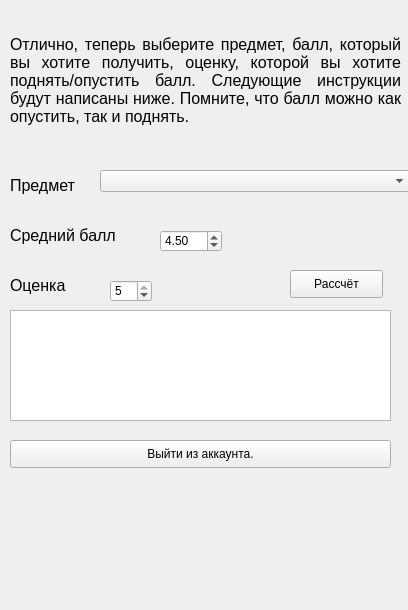
<?xml version="1.0" encoding="UTF-8"?>
<ui version="4.0">
 <class>MainWindow</class>
 <widget class="QMainWindow" name="MainWindow">
  <property name="geometry">
   <rect>
    <x>0</x>
    <y>0</y>
    <width>408</width>
    <height>610</height>
   </rect>
  </property>
  <property name="windowTitle">
   <string>MainWindow</string>
  </property>
  <widget class="QWidget" name="centralwidget">
   <widget class="QDoubleSpinBox" name="doubleSpinBox">
    <property name="geometry">
     <rect>
      <x>160</x>
      <y>230</y>
      <width>62</width>
      <height>22</height>
     </rect>
    </property>
    <property name="minimum">
     <double>1.000000000000000</double>
    </property>
    <property name="maximum">
     <double>5.000000000000000</double>
    </property>
    <property name="singleStep">
     <double>0.100000000000000</double>
    </property>
    <property name="value">
     <double>4.500000000000000</double>
    </property>
   </widget>
   <widget class="QSpinBox" name="spinBox">
    <property name="geometry">
     <rect>
      <x>110</x>
      <y>280</y>
      <width>42</width>
      <height>22</height>
     </rect>
    </property>
    <property name="minimum">
     <number>1</number>
    </property>
    <property name="maximum">
     <number>5</number>
    </property>
    <property name="value">
     <number>5</number>
    </property>
   </widget>
   <widget class="QLabel" name="label">
    <property name="geometry">
     <rect>
      <x>10</x>
      <y>0</y>
      <width>391</width>
      <height>161</height>
     </rect>
    </property>
    <property name="text">
     <string>&lt;html&gt;&lt;head/&gt;&lt;body&gt;&lt;p align=&quot;justify&quot;&gt;&lt;span style=&quot; font-size:12pt;&quot;&gt;Отлично, теперь выберите предмет, балл, который вы хотите получить, оценку, которой вы хотите поднять/опустить балл. Следующие инструкции будут написаны ниже. Помните, что балл можно как опустить, так и поднять. &lt;/span&gt;&lt;/p&gt;&lt;/body&gt;&lt;/html&gt;</string>
    </property>
    <property name="wordWrap">
     <bool>true</bool>
    </property>
   </widget>
   <widget class="QComboBox" name="comboBox">
    <property name="geometry">
     <rect>
      <x>100</x>
      <y>170</y>
      <width>311</width>
      <height>22</height>
     </rect>
    </property>
   </widget>
   <widget class="QLabel" name="label_2">
    <property name="geometry">
     <rect>
      <x>10</x>
      <y>170</y>
      <width>81</width>
      <height>31</height>
     </rect>
    </property>
    <property name="text">
     <string>&lt;html&gt;&lt;head/&gt;&lt;body&gt;&lt;p&gt;&lt;span style=&quot; font-size:12pt;&quot;&gt;Предмет&lt;/span&gt;&lt;/p&gt;&lt;/body&gt;&lt;/html&gt;</string>
    </property>
   </widget>
   <widget class="QLabel" name="label_3">
    <property name="geometry">
     <rect>
      <x>10</x>
      <y>220</y>
      <width>141</width>
      <height>31</height>
     </rect>
    </property>
    <property name="text">
     <string>&lt;html&gt;&lt;head/&gt;&lt;body&gt;&lt;p&gt;&lt;span style=&quot; font-size:12pt;&quot;&gt;Средний балл&lt;/span&gt;&lt;/p&gt;&lt;/body&gt;&lt;/html&gt;</string>
    </property>
   </widget>
   <widget class="QLabel" name="label_4">
    <property name="geometry">
     <rect>
      <x>10</x>
      <y>270</y>
      <width>81</width>
      <height>31</height>
     </rect>
    </property>
    <property name="text">
     <string>&lt;html&gt;&lt;head/&gt;&lt;body&gt;&lt;p&gt;&lt;span style=&quot; font-size:12pt;&quot;&gt;Оценка&lt;/span&gt;&lt;/p&gt;&lt;/body&gt;&lt;/html&gt;</string>
    </property>
   </widget>
   <widget class="QPushButton" name="pushButton">
    <property name="geometry">
     <rect>
      <x>290</x>
      <y>270</y>
      <width>93</width>
      <height>28</height>
     </rect>
    </property>
    <property name="text">
     <string>Рассчёт</string>
    </property>
   </widget>
   <widget class="QTextBrowser" name="textBrowser">
    <property name="geometry">
     <rect>
      <x>10</x>
      <y>310</y>
      <width>381</width>
      <height>111</height>
     </rect>
    </property>
   </widget>
   <widget class="QPushButton" name="pushButton_2">
    <property name="geometry">
     <rect>
      <x>10</x>
      <y>440</y>
      <width>381</width>
      <height>28</height>
     </rect>
    </property>
    <property name="text">
     <string>Выйти из аккаунта.</string>
    </property>
   </widget>
  </widget>
 </widget>
 <resources/>
 <connections/>
</ui>
